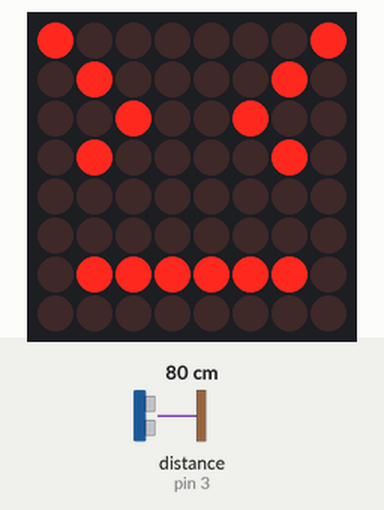
A sketch run on a simulated Arduino Uno, built with avr-gcc and run on an emulated ATmega328P. Shown: 8×8 LED matrix. The inputs (shaded band) are chosen by the test bench; at power-on: distance to the obstacle (sensor on pin 3) 80 cm. The echo pulse lasts 58.3 µs per cm.

Above: at 1.2 s.
1.3 s: distance to the obstacle (sensor on pin 3) set to 6 cm
2.8 s: distance to the obstacle (sensor on pin 3) set to 3 cm
At 3.9 s:
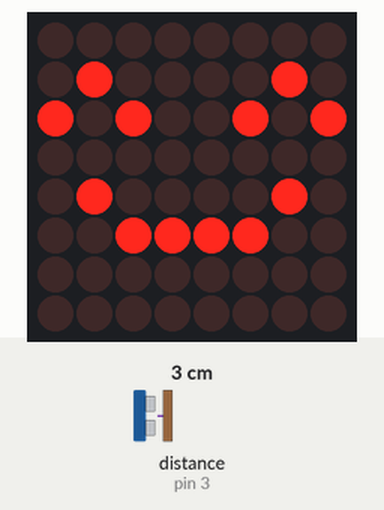
5.8 s: distance to the obstacle (sensor on pin 3) set to 9 cm
At 6.4 s:
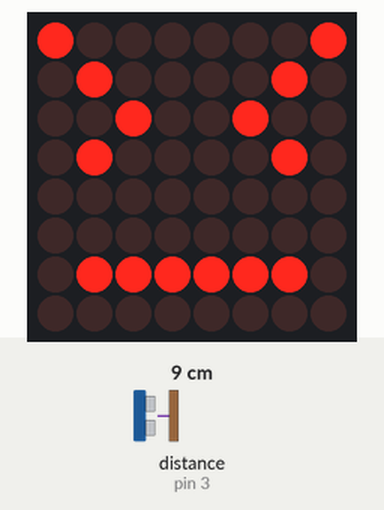
7.3 s: distance to the obstacle (sensor on pin 3) set to 2 cm
At 8.0 s:
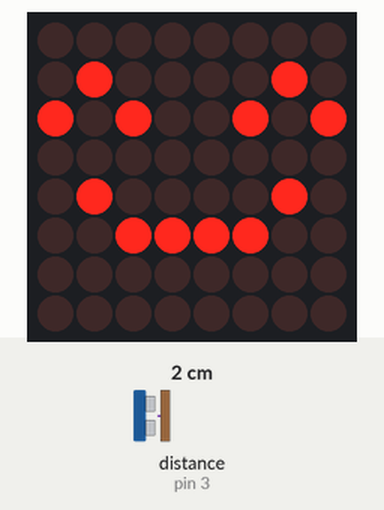
Timing chart, 0 to 9.8 s (numbered marks = the images above; inputs shaded):
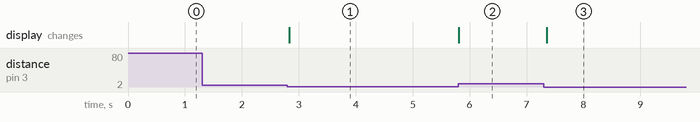

The sketch:

Dots2.ino
```cpp
//#include "LedControl.h" //  need the library
//LedControl lc=LedControl(12,11,10,2); //
//
//// pin 12 is connected to the MAX7219 pin 1
//// pin 11 is connected to the CLK pin 13
//// pin 10 is connected to LOAD pin 12
//// 1 as we are only using 1 MAX7219
//
//void setup()
//{
//  // the zero refers to the MAX7219 number, it is zero for 1 chip
//  lc.shutdown(0,false);// turn off power saving, enables display
//  lc.setIntensity(0,8);// sets brightness (0~15 possible values)
//  lc.clearDisplay(0);// clear screen
//
//}
//void loop()
//{
////col = 0;
////row = 0;
////  lc.setLed(0,col,row,true);
////  delay(500);
////  lc.setLed(0,col,row,false);
//  for (int row=0; row<8; row++)
//  {
//    for (int col=0; col<8; col++)
//    {
//      lc.setLed(0,col,row,true); // turns on LED at col, row
//      delay(25);
//    }
//  }
//
//  for (int row=0; row<8; row++)
//  {
//    for (int col=0; col<8; col++)
//    {
//      lc.setLed(0,col,row,false); // turns off LED at col, row
//      delay(25);
//    }
//  }
//}


//#include "LedControl.h" //  need the library
//LedControl lc=LedControl(12,11,10,2); //
//
//// pin 12 is connected to the MAX7219 pin 1
//// pin 11 is connected to the CLK pin 13
//// pin 10 is connected to LOAD pin 12
//// 1 as we are only using 1 MAX7219
//
//void setup()
//{
//  lc.shutdown(0,false);// turn off power saving, enables display
//  lc.setIntensity(0,8);// sets brightness (0~15 possible values)
//  lc.clearDisplay(0);// clear screen
//
//  lc.shutdown(1,false);// turn off power saving, enables display
//  lc.setIntensity(1,8);// sets brightness (0~15 possible values)
//  lc.clearDisplay(1);// clear screen
//}
//
//void loop()
//{
//  for (int row=0; row<8; row++)
//  {
//    for (int col=0; col<8; col++)
//    {
//      lc.setLed(0,col,row,true); // turns on LED at col, row
//      lc.setLed(1,col,row,false); // turns on LED at col, row
//      delay(25);
//    }
//  }
//
//  for (int row=0; row<8; row++)
//  {
//    for (int col=0; col<8; col++)
//    {
//      lc.setLed(0,col,row,false); // turns off LED at col, row
//      lc.setLed(1,col,row,true); // turns on LED at col, row
//      delay(25);
//    }
//  }
//}

//int ANIMDELAY = 100;  // animation delay, deafault value is 100
//int INTENSITYMIN = 0; // minimum brightness, valid range [0,15]
//int INTENSITYMAX = 8; // maximum brightness, valid range [0,15]
////// pin 12 is connected to the MAX7219 pin 1
////// pin 11 is connected to the CLK pin 13
////// pin 10 is connected to LOAD pin 12
////// 1 as we are only using 1 MAX7219
//int DIN_PIN = 12;      // data in pin
//int CS_PIN = 10;       // load (CS) pin
//int CLK_PIN = 11;      // clock pin
//
//// MAX7219 registers
//byte MAXREG_DECODEMODE = 0x09;
//byte MAXREG_INTENSITY  = 0x0a;
//byte MAXREG_SCANLIMIT  = 0x0b;
//byte MAXREG_SHUTDOWN   = 0x0c;
//byte MAXREG_DISPTEST   = 0x0f;
//
//const unsigned char heart[] =
//{
//  B01100110,
//  B11111111,
//  B11111111,
//  B11111111,
//  B01111110,
//  B00111100,
//  B00011000,
//  B00000000
//};
//
//
//
//void setup ()
//{
//  pinMode(DIN_PIN, OUTPUT);
//  pinMode(CLK_PIN, OUTPUT);
//  pinMode(CS_PIN, OUTPUT);
//
//  // initialization of the MAX7219
//  setRegistry(MAXREG_SCANLIMIT, 0x07);
//  setRegistry(MAXREG_DECODEMODE, 0x00);  // using an led matrix (not digits)
//  setRegistry(MAXREG_SHUTDOWN, 0x01);    // not in shutdown mode
//  setRegistry(MAXREG_DISPTEST, 0x00);    // no display test
//  setRegistry(MAXREG_INTENSITY, 0x0f & INTENSITYMIN);
//
//  // draw hearth
//  setRegistry(1, heart[0]);
//  setRegistry(2, heart[1]);
//  setRegistry(3, heart[2]);
//  setRegistry(4, heart[3]);
//  setRegistry(5, heart[4]);
//  setRegistry(6, heart[5]);
//  setRegistry(7, heart[6]);
//  setRegistry(8, heart[7]);
//}
//
//
//void loop ()
//{
//  // second beat
//  setRegistry(MAXREG_INTENSITY, 0x0f & INTENSITYMAX);
//  delay(ANIMDELAY);
//
//  // switch off
//  setRegistry(MAXREG_INTENSITY, 0x0f & INTENSITYMIN);
//  delay(ANIMDELAY);
//
//  // second beat
//  setRegistry(MAXREG_INTENSITY, 0x0f & INTENSITYMAX);
//  delay(ANIMDELAY);
//
//  // switch off
//  setRegistry(MAXREG_INTENSITY, 0x0f & INTENSITYMIN);
//  delay(ANIMDELAY*6);
//}
//
//
//void setRegistry(byte reg, byte value)
//{
//  digitalWrite(CS_PIN, LOW);
//
//  putByte(reg);   // specify register
//  putByte(value); // send data
//
//  digitalWrite(CS_PIN, LOW);
//  digitalWrite(CS_PIN, HIGH);
//}
//
//void putByte(byte data)
//{
//  byte i = 8;
//  byte mask;
//  while (i > 0)
//  {
//    mask = 0x01 << (i - 1);        // get bitmask
//    digitalWrite( CLK_PIN, LOW);   // tick
//    if (data & mask)               // choose bit
//      digitalWrite(DIN_PIN, HIGH); // send 1
//    else
//      digitalWrite(DIN_PIN, LOW);  // send 0
//    digitalWrite(CLK_PIN, HIGH);   // tock
//    --i;                           // move to lesser bit
//  }
//}


#include "LedControl.h"
//#include "SoftwareSerial.h"

// 12 DATA IN
// 11 CLK
// 10 CS
LedControl lc = LedControl(12,11,10,1);
//SoftwareSerial BTSerial(1, 0);
void setup(){
  Serial.begin(9600);
  //BTSerial.begin(9600);
  //pinMode(13, OUTPUT);


  pinMode(3, INPUT);
  pinMode(2, OUTPUT);

  lc.shutdown(0, false);
  lc.setIntensity(0, 8);
  lc.clearDisplay(0);
}
int flag = 1;
void loop(){

////while(BTSerial.available()){
//  char myChar = (char)BTSerial.read();
//  BTSerial.println(myChar);
////}
//int bt = BTSerial.read();
//Serial.println(bt);
    byte data;
    data = Serial.read();

    if(data=='a'){
      Serial.println(data);
      digitalWrite(13, HIGH);   // set the LED on
    }
    if(data=='b'){
      Serial.println(data);
      digitalWrite(13, LOW);    // set the LED off
    }

  long duration, cm;

  digitalWrite(2, HIGH); // 센서에 Trig 신호 입력
  delayMicroseconds(10); // 10us 정도 유지
  digitalWrite(2, LOW); // 센서에 Trig 신호 off

  duration = pulseIn(3, HIGH); // Echo pin: HIGH > LOW 간격을 측정
  cm = microsecondsToCentimeters(duration); // 거리(cm)로 변환

  lc.clearDisplay(0);
  if(cm < 5){
    flag = 0;
    smileFace();
  }else if(cm >= 5 && cm < 30){
    flag = 1;
    sadFace();
  }else{
    if(flag == 1){
      sadFace();
    }else{
      smileFace();
    }
  }
  delay(100);

//  myName();
//  delay(500);
//  lc.clearDisplay(0);
//  delay(500);
//
//  heart();
//  delay(500);
//  lc.clearDisplay(0);
//  delay(500);
//
//  herName();
//  delay(500);
//  lc.clearDisplay(0);
//  delay(500);
//
//  heart();
//  delay(500);
//  lc.clearDisplay(0);
//  delay(500);
}

long microsecondsToCentimeters(long microseconds){
  return microseconds / 29 / 2;
}

void myName(){
  lc.setRow(0, 0, B11110101);
  lc.setRow(0, 1, B01011111);
  lc.setRow(0, 2, B10110101);
  lc.setRow(0, 3, B00011101);
  lc.setRow(0, 4, B11100000);
  lc.setRow(0, 5, B01001111);
  lc.setRow(0, 6, B10001001);
  lc.setRow(0, 7, B11101111);
}

void herName(){
  lc.setRow(0, 0, B01001001);
  lc.setRow(0, 1, B10110111);
  lc.setRow(0, 2, B10110101);
  lc.setRow(0, 3, B01010111);
  lc.setRow(0, 4, B00001001);
  lc.setRow(0, 5, B11100000);
  lc.setRow(0, 6, B01001000);
  lc.setRow(0, 7, B10101111);
}

void heart(){
  lc.setRow(0, 0, B01100110);
  lc.setRow(0, 1, B11111111);
  lc.setRow(0, 2, B11111111);
  lc.setRow(0, 3, B11111111);
  lc.setRow(0, 4, B01111110);
  lc.setRow(0, 5, B00111100);
  lc.setRow(0, 6, B00011000);
  lc.setRow(0, 7, B00000000);
}

void sadFace(){
  lc.setRow(0, 0, B10000001);
  lc.setRow(0, 1, B01000010);
  lc.setRow(0, 2, B00100100);
  lc.setRow(0, 3, B01000010);
  lc.setRow(0, 4, B00000000);
  lc.setRow(0, 5, B00000000);
  lc.setRow(0, 6, B01111110);
  lc.setRow(0, 7, B00000000);
}


void smileFace(){
  lc.setRow(0, 0, B00000000);
  lc.setRow(0, 1, B01000010);
  lc.setRow(0, 2, B10100101);
  lc.setRow(0, 3, B00000000);
  lc.setRow(0, 4, B01000010);
  lc.setRow(0, 5, B00111100);
  lc.setRow(0, 6, B00000000);
  lc.setRow(0, 7, B00000000);
}
```

Measured:
- the behaviour switches between 5 and 4 cm on distance to the obstacle (sensor on pin 3) (found by bisection; images 0 and 1)
- after the input at 1.3 s, every drawn part: stays the same
- after the input at 2.8 s, the display: changes at once (image 1)
- after the input at 5.8 s, the display: changes at once (image 2)
- after the input at 7.3 s, the display: changes after 0.05 s (image 3)
